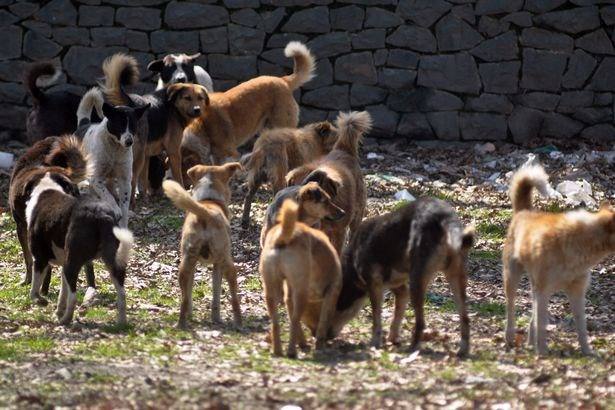
#> input picture data/dog.jpg, 615 x 410 px
$ python main.py --image ./data/dog.jpg
#> lines starting #> are read from the running program, lines starting #| are printed output that depends on the picture
# add libary package
import argparse
import random
import time
import cv2


# construct the argument parser
ap = argparse.ArgumentParser()
ap.add_argument("-i", "--image", required=True,
                help="path to the input image")
ap.add_argument("-m", "--method", type=str, default="fast",
                choices=["fast", "quality"],
                help="seletive search method")

args = vars(ap.parse_args())

"""
    run file : python main.py --image .\data\dog.jpg
    python filename --image path

"""


# load image
image = cv2.imread(args["image"])
#> image is the input picture: shape (410, 615, 3); mean B, G, R 74.6, 83.5, 93.3

#initalize OPENVC's selective search

selectiveSearch = cv2.ximgproc.segmentation.createSelectiveSearchSegmentation()
selectiveSearch.setBaseImage(image)


if args["method"] == "fast":
    print("[INFO] Using *fast* selective search")
    selectiveSearch.switchToSelectiveSearchFast(2000)
else:
    print("[INFO] Using *quality* selective search")
    selectiveSearch.switchToSelectiveSearchQuality(2000)


# time run on selective search on the image
start = time.time()
rects = selectiveSearch.process()
end = time.time()

# Show time
print("[INFO] selective: {}".format(end-start))
print("[INFO] total region proposals {}".format(len(rects)))


for  i in range(0,len(rects),100):
    output = image.copy()
    for (x,y,w,h) in rects[i:i+100]:
        color = [0,255,0]
        cv2.rectangle(output,(x,y), (x+w,y+h), color, 2)

    cv2.imshow("Output", output)
    key = cv2.waitKey(0) & 0xFF
    if key == ord("q"):
        break
#> this loop made 1 pass; (key q is pressed on pass 1)
#> pass 1, `cv2.imshow("Output", output)`:
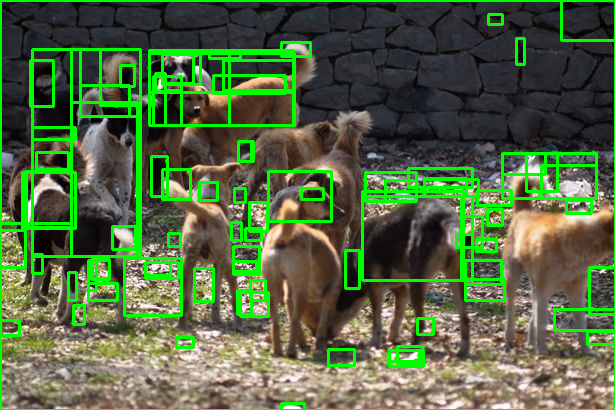
#> window 'Output': shape (410, 615, 3); mean B, G, R 65.6, 104.2, 82.2

$ run again, with data/1.jpg copied over data/dog.jpg
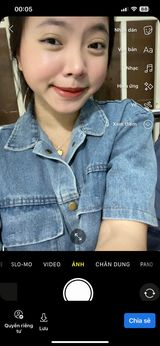
#> input picture data/1.jpg, 160 x 346 px
#> image is the input picture: shape (346, 160, 3); mean B, G, R 96.4, 95.3, 92.3
#> the loop `for  i in range(0,len(rects),100):` made 1 pass; (key q is pressed on pass 1)
#> pass 1, `cv2.imshow("Output", output)`:
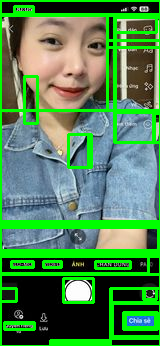
#> window 'Output': shape (346, 160, 3); mean B, G, R 82.2, 134.9, 79.2
